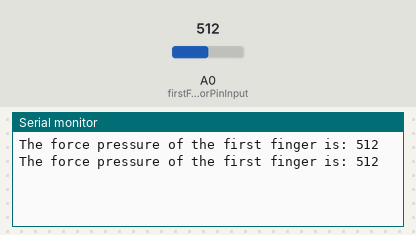
A sketch run on a simulated Arduino Uno, built with avr-gcc and run on an emulated ATmega328P. Shown: the last lines printed to the serial monitor. The inputs (shaded band) are chosen by the test bench; at power-on: A0 (firstFingerForcePressureSensorPinInput) = 512.

Above: at 1.5 s.
1.6 s: A0 (firstFingerForcePressureSensorPinInput) set to 716
At 1.6 s:
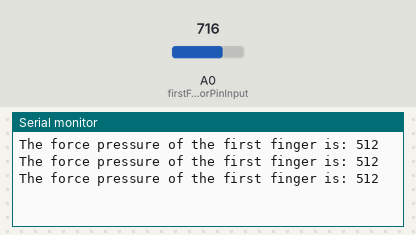
3.1 s: A0 (firstFingerForcePressureSensorPinInput) set to 900
At 3.1 s:
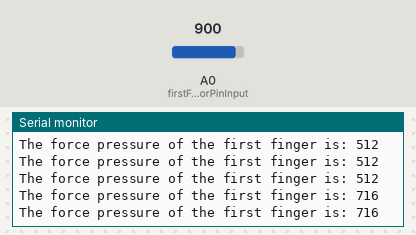
Timing chart, 0 to 6.1 s (numbered marks = the images above; inputs shaded):
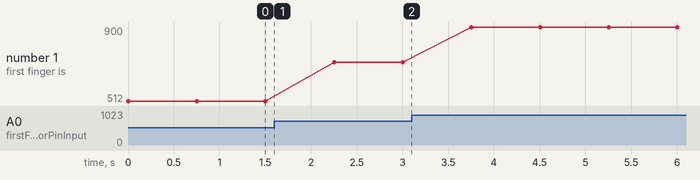

The sketch:

Force_Sensor--NO_ACTION.ino
```cpp
int firstFingerForcePressure = 0;
int firstFingerForcePressureSensorPinInput = A0;        // value read from the pressure sensor via the amplifier stage

void setup()
{
  pinMode(firstFingerForcePressureSensorPinInput, INPUT);
  Serial.begin(9600);

}

void loop()
{
  firstFingerForcePressure = analogRead(firstFingerForcePressureSensorPinInput);
  Serial.print("The force pressure of the first finger is: ");
  Serial.println(firstFingerForcePressure);

  delay(750);
}
```

Measured:
- plotted number 1: 512 → 716 after the input at 1.6 s, 716 → 900 after the input at 3.1 s
